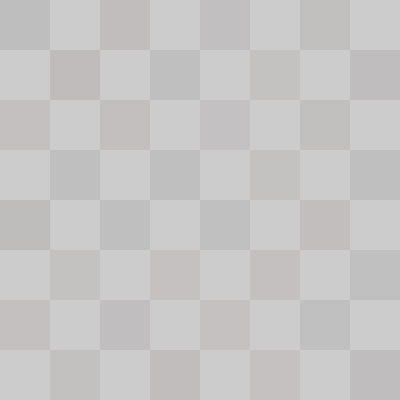
Frame 1 (no input)
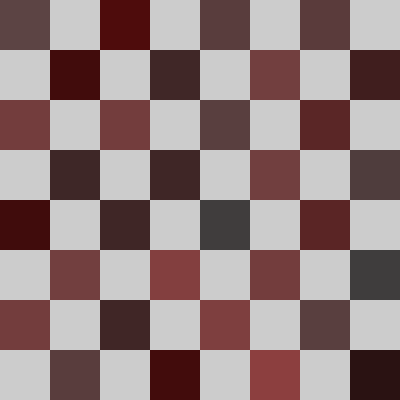
Frame 60 (the mouse pressed at the canvas centre just before this capture)
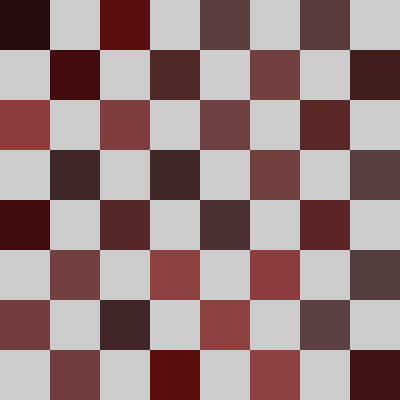
Frame 120 (the mouse held since frame 60 and released just before this capture)

The Processing sketch that drew these frames (run headless with seeded random() and noise(); from frame 60 on, the mouse is pressed at the canvas centre):

// Processing sketch: ChessLikeWithClassesAndBehaviours
// ── ChessLikeWithClassesAndBehaviours.pde

GridSquare[][] grid;
WhiteSquare[][] white;
int rows;
int cols;
int gridSquareSize;

void setup() {

  size(400, 400);
  noStroke();
  rows = 8;
  cols = 8;
  gridSquareSize = 50;

  grid = new GridSquare[cols][rows];
  
  // do a double for loop to run through the grid 2D array
  // creating new alternating black and white GridSquare objects
  for (int i = 0; i < cols; i+=2) {
    for (int j = 0; j < rows; j+=2) {
      grid[i][j] = new GridSquare(i, j, gridSquareSize);
    }
  }

  for (int i = 1; i < cols; i+=2) {
    for (int j = 1; j < rows; j+=2) {
      grid[i][j] = new GridSquare(i, j, gridSquareSize);
    }
  }


  white = new WhiteSquare[cols][rows];
  
  // do a double for loop to run through the grid 2D array
  // creating new alternating black and white WhiteSquare objects
  for (int n = 1; n < cols; n+=2) {
    for (int m = 1; m < rows; m+=2) {
      white[n][m] = new WhiteSquare(n, m, gridSquareSize);
    }
  }

  for (int n = 0; n < cols; n+=2) {
    for (int m = 0; m < rows; m+=2) {
      white[n][m] = new WhiteSquare(n, m, gridSquareSize);
    }
  }
}

void draw() {
  
  // every time daw runs, we want to go through the grid 2d array and update and render each GridSquare object
  // update represents getting hungry
  // render takes care of drawing
  for (int i = 0; i < cols; i+=2) {
    for (int j = 0; j < rows; j+=2) {
      grid[i][j].update();
      grid[i][j].render();
    }
  }
   for (int i = 1; i < cols; i+=2) {
    for (int j = 1; j < rows; j+=2) {
      grid[i][j].update();
      grid[i][j].render();
    }
  }
  
   for (int n = 1; n < cols; n+=2) {
    for (int m = 1; m < rows; m+=2) {
      white[n][m].update();
      white[n][m].render();
    } 
  }
   for (int n = 0; n < cols; n+=2) {
    for (int m = 0; m < rows; m+=2) {
      white[n][m].update();
      white[n][m].render();
    } 
  }
  
  // determine which gid slot mouse is over
  int currentHorizSquare = mouseX / 50;
  int currentVertSquare = mouseY / 50;

  // do mouseOver-based feeding only on **valid** grid slots
  if ((currentHorizSquare >= 0 && currentHorizSquare <= 7 && currentVertSquare >= 0 && currentVertSquare <= 7)&&(grid[currentHorizSquare][currentVertSquare] != null)) {
      grid[currentHorizSquare][currentVertSquare].feed();
  }
}
// ── GridSquare.pde
class GridSquare {

  int x;
  int y;
  int size;
  int col;
  float food;


  GridSquare(int x, int y, int size) {
    this.x = x;
    this.y = y;
    this.size = size;


    // establish a random amount of food to start with
    this.food = random(500, 1000);
      this.col = 0;
    }


  void render() {

      // reflect the amount of food
      col = (int)map(this.food, 0, 1000, 255, 0);



    fill(col, 10);
    rect(this.x * size, this.y * size, size, size);
  }

  void update() {
    if(this.food > 0) {
      this.food--;
    }
  }

  void feed() {
    if (this.food < 1000) {
      this.food += 10;
      
    }
  }
}
// ── WhiteSquare.pde
class WhiteSquare {

  int x;
  int y;
  int size;
  float red;
  float angry;


  WhiteSquare(int x, int y, int size) {
    this.x = x;
    this.y = y;
    this.size = size;


    // establish a random amount of food to start with
    this.angry = random(500, 1000);
      this.red = 0;
    }


  void render() {

      // reflect the amount of food
      red = (int)map(this.angry, 0, 1000, 255, 0);



    fill(red, 0, 0, 10);
    rect(this.x * size, this.y * size, size, size);
  }

  void update() {
    if(this.angry > 0) {
      this.angry--;
    }
  }

  void feed() {
    if (this.angry < 1000) {
      this.angry += 10;
      
    }
  }
}
